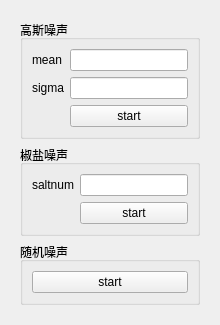
                 <widget class="QWidget" name="subpage_0">
                  <layout class="QGridLayout" name="gridLayout_9">
                   <item row="0" column="0">
                    <widget class="QWidget" name="widget_2" native="true">
                     <layout class="QVBoxLayout" name="verticalLayout_4">
                      <item>
                       <widget class="QGroupBox" name="groupBox_2">
                        <property name="title">
                         <string>高斯噪声</string>
                        </property>
                        <layout class="QGridLayout" name="gridLayout_11">
                         <item row="0" column="0">
                          <layout class="QGridLayout" name="gridLayout_5">
                           <item row="0" column="0">
                            <widget class="QLabel" name="label_3">
                             <property name="text">
                              <string>mean</string>
                             </property>
                            </widget>
                           </item>
                           <item row="0" column="1">
                            <widget class="QLineEdit" name="meanEdit"/>
                           </item>
                           <item row="1" column="0">
                            <widget class="QLabel" name="label_4">
                             <property name="text">
                              <string>sigma</string>
                             </property>
                            </widget>
                           </item>
                           <item row="1" column="1">
                            <widget class="QLineEdit" name="sigmaEdit"/>
                           </item>
                           <item row="2" column="1">
                            <widget class="QPushButton" name="startGauss">
                             <property name="text">
                              <string>start</string>
                             </property>
                            </widget>
                           </item>
                          </layout>
                         </item>
                        </layout>
                       </widget>
                      </item>
                      <item>
                       <widget class="QGroupBox" name="groupBox">
                        <property name="title">
                         <string>椒盐噪声</string>
                        </property>
                        <layout class="QGridLayout" name="gridLayout_12">
                         <item row="0" column="0">
                          <layout class="QGridLayout" name="gridLayout_7">
                           <item row="0" column="0">
                            <widget class="QLabel" name="staticlabel1">
                             <property name="text">
                              <string>saltnum</string>
                             </property>
                            </widget>
                           </item>
                           <item row="0" column="1">
                            <widget class="QLineEdit" name="saltnumEdit"/>
                           </item>
                           <item row="1" column="1">
                            <widget class="QPushButton" name="startsalt">
                             <property name="text">
                              <string>start</string>
                             </property>
                            </widget>
                           </item>
                          </layout>
                         </item>
                        </layout>
                       </widget>
                      </item>
                      <item>
                       <widget class="QGroupBox" name="groupBox_3">
                        <property name="title">
                         <string>随机噪声</string>
                        </property>
                        <layout class="QGridLayout" name="gridLayout_10">
                         <item row="0" column="0">
                          <widget class="QPushButton" name="startrand">
                           <property name="text">
                            <string>start</string>
                           </property>
                          </widget>
                         </item>
                        </layout>
                       </widget>
                      </item>
                     </layout>
                    </widget>
                   </item>
                  </layout>
                 </widget>
